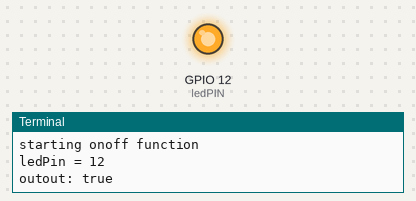
Bench run of a program on a simulated Raspberry Pi (BCM pin numbers). Parts: output pins drawn as LEDs (lit = HIGH), the last lines printed to the terminal. At 27.0 s the program stops and its outputs stay as they are.

Above: at 0.1 s.
At 27.1 s:
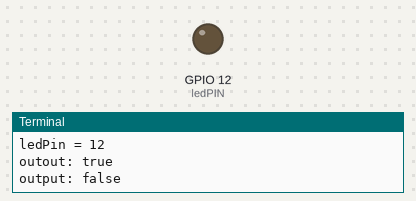
Timing chart, 0 to 28.5 s (numbered marks = the images above):
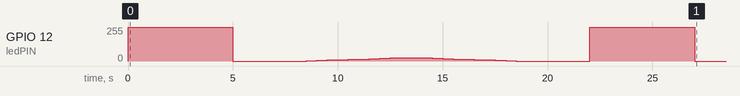

The program:

LedFuncs.py
```python
import RPi.GPIO as GPIO
import time

ledPIN = 12
GPIO.setwarnings(False)

def onoff():
	print('starting onoff function')
	print('ledPin = ' + str(ledPIN))
	GPIO.setmode(GPIO.BCM)
	GPIO.setup(ledPIN, GPIO.OUT)
	print('outout: true')
	GPIO.output(ledPIN, True)
	time.sleep(5)
	print('output: false')
	GPIO.output(ledPIN, False)

def dim():
	print('starting dim function')
	steps_duty_cycle = 1
	sweep_range_dc = 10
	freq = 50
	pause_time = .5
	GPIO.setmode(GPIO.BCM)
	GPIO.setup(ledPIN, GPIO.OUT)
	red_led = GPIO.PWM
	red_led = GPIO.PWM(ledPIN,freq)
	red_led.start(0)
	for i in range(0,sweep_range_dc+1,steps_duty_cycle):
		red_led.ChangeDutyCycle(i)
		print('DC: ' + str(i))
		time.sleep(pause_time)
	for i in range(sweep_range_dc,-1,-steps_duty_cycle):
		red_led.ChangeDutyCycle(i)
		print('DC: ' + str(i))
		time.sleep(pause_time)
	print('cleaning up')
	#red_led.ChangeDutyCycle(0)
	#red_led.stop()
	#GPIO.cleanup()

for i in range(0,1):
	onoff()
	time.sleep(3)
	dim()
	time.sleep(3)
	onoff()
```

Measured:
- by itself, GPIO 12 (ledPIN): 0/255 → 255/255 at 0.00 s, → 0/255 5.0 s later, → 3/255 3.5 s later, → 5/255 0.50 s later, … (24 changes in this stretch)
